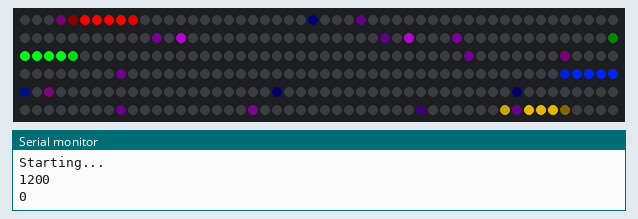
This sketch was run on a simulated Arduino Nano, built for the host (arithmetic inside an expression is 32-bit, double 64-bit). Shown: 300 RGB LEDs in strip order, left to right, continuing on the next row, the last lines printed to the serial monitor. Dim RGB values are drawn brighter than linear; random numbers use the default seed unless the sketch sets one.

Above: at 1.17 s.
At 5.83 s:
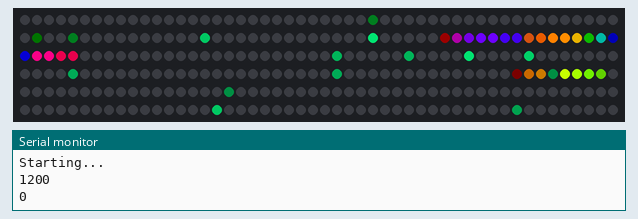
At 10.81 s:
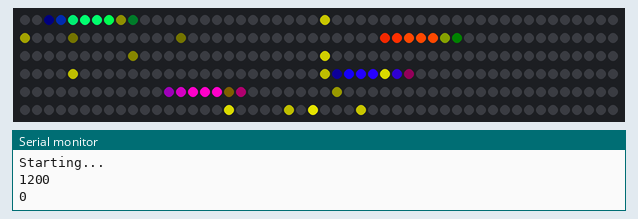
At 20.64 s:
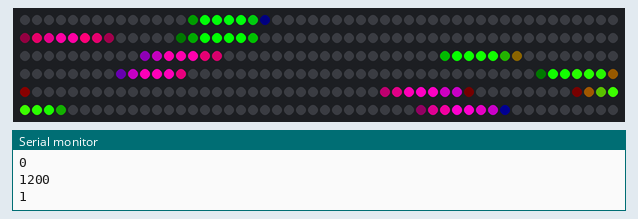
At 30.13 s:
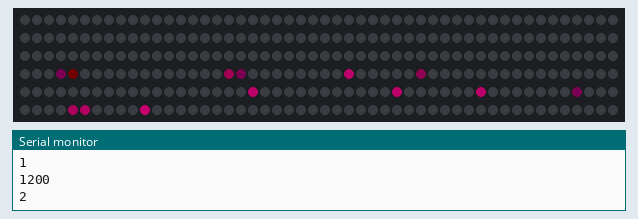
At 39.78 s:
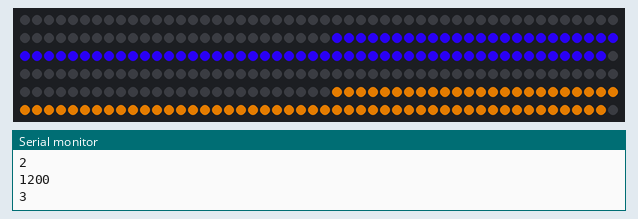

The sketch:

AnimationClassTest.ino
```cpp
/*
    Name:       AnimationClassTest.ino
    Created:	8/5/2018 11:12:26 PM
    Author:     DESKTOP-EE50DD5\pikip
*/
#include <FastLED.h>
#include "Animation.h"
#include "Mover.h"
#include "Strobe.h"
#include "Twinkle.h"
#include <MemoryFree.h>

#if FASTLED_VERSION < 3001000
#error "Requires FastLED 3.1 or later; check github for latest code."
#endif

// Fixed definitions cannot change on the fly.
#define DATA_PIN      12
#define COLOR_ORDER   GRB
#define LED_TYPE      WS2812B

#define ARRAY_SIZE(a)                               \
  ((sizeof(a) / sizeof(*(a))) /                     \
  static_cast<size_t>(!(sizeof(a) % sizeof(*(a)))))

const uint8_t FRAMES_PER_SECOND = 60;
const int NUM_LEDS = 300;

struct CRGB leds[NUM_LEDS];//Initialization Code

/*
Animation *animation2 = new Animation(160, 0, 255, 31, 60);
Animation *animation3 = new Animation(2, 0, 255, 61, 90);
Animation *animation4 = new Animation(160, 0, 255, 91, 120);
Animation *animation5 = new Animation(2, 0, 255, 121, 150);
*/
const int numAnimations = 10;
Animation* animation[numAnimations];

// List of patterns to cycle through.  Each is defined as a separate function below.

typedef void(*SimplePatternList[])(uint8_t segments, uint8_t numColors, uint8_t hueSpeed);
SimplePatternList gPatterns = { GummyWorm1 , GummyWorm2 , GummyWorm3, GummyWorm4 };

uint8_t gCurrentPatternNumber = 0; // Index number of which pattern is current

void setup(){

	Serial.begin(57600);
	delay(1000);
	pinMode(DATA_PIN, OUTPUT);
	// LED_TYPE,DATA_PIN,CLK_PIN,COLOR_ORDER
	LEDS.addLeds<LED_TYPE, DATA_PIN, COLOR_ORDER>(leds, NUM_LEDS);
	FastLED.setBrightness(255);

	Serial.println("Starting...");
	Serial.println(freeMemory());
	Serial.println(gCurrentPatternNumber);

	GummyWorm1(10, 5,2);
}

void loop(){

	EVERY_N_SECONDS(10) {

		nextPattern();

		for (int i = 0; i < numAnimations; i++) {
			if (animation[i] == NULL) {
			}
			else {
				delete animation[i];
				animation[i] = NULL;
			}
		}

		fadeToBlackBy(leds, NUM_LEDS, 255);


		gPatterns[gCurrentPatternNumber](10, 2, 1);

		Serial.println(freeMemory());
		Serial.println(gCurrentPatternNumber);
	}

	if (random8(0, 255) < 6) {
		animation[0]->Bounce();
	}


	for (int i = 0; i < numAnimations; i++) {
		if (animation[i] == NULL) {
		}
		else{
			animation[i]->SetSpeed(float(beatsin8(11,5,50)+ beatsin8(4, 5, 50)+ beatsin8(3, 5, 50) + beatsin8(7, 5, 50))/70);
			animation[i]->Update();
		}
	}

	//animation[0]->Display();

	// send the 'leds' array out to the actual LED strip
	FastLED.show();
	// insert a delay to keep the framerate modest
	FastLED.delay(1000 / FRAMES_PER_SECOND);


}

void nextPattern()
{
	// add one to the current pattern number, and wrap around at the end
	gCurrentPatternNumber = (gCurrentPatternNumber + 1) % ARRAY_SIZE(gPatterns);

}

void GummyWorm1(uint8_t segments, uint8_t numColors, uint8_t hueSpeed) {

	//Serial.println("Gummy Worm 1 Start");

	segments = 5;

	uint16_t border[numAnimations+1];

	animation[0] = new Mover(5,1.6,5,true);
	animation[1] = new Mover(295, -1.6, 5, true);
	animation[2] = new Mover(100, 1.6, 5, true);
	animation[3] = new Mover(200, -1.6, 5, true);
	animation[4] = new Twinkle(100, 20);

	for (int i = 0; i < segments + 1; i++) {
		border[i] = i*(((NUM_LEDS) / segments));
	}

	for (int i = 0; i < segments; i++) {
		//animation[i]->SetRange(border[i] + 1, border[i + 1]);
		animation[i]->SetHue(i*(255 / numColors));
	}

	//Serial.println("Gummy Worm 1 End");
}

void GummyWorm2(uint8_t segments, uint8_t numColors, uint8_t hueSpeed) {

	//Serial.println("Gummy Worm 2 Start");

	segments = numAnimations;

	uint16_t border[numAnimations + 1];


	animation[0] = new Mover(5, 1.6, 5, true);
	animation[1] = new Mover(5, 1.6, 5, true);
	animation[2] = new Mover(5, 1.6, 5, true);
	animation[3] = new Mover(5, 1.6, 5, true);
	animation[4] = new Mover(5, 1.6, 5, true);
	animation[5] = new Mover(295, -1.6, 5, true);
	animation[6] = new Mover(295, -1.6, 5, true);
	animation[7] = new Mover(295, -1.6, 5, true);
	animation[8] = new Mover(295, -1.6, 5, true);
	animation[9] = new Mover(295, -1.6, 5, true);


	for (int i = 0; i < segments + 1; i++) {
		border[i] = i*(((NUM_LEDS) / segments));
	}

	for (int i = 0; i < segments; i++) {
		animation[i]->SetRange(border[i] + 1, border[i + 1]);
		animation[i]->SetHue(i*(255 / numColors));
	}

}

void GummyWorm3(uint8_t segments, uint8_t numColors, uint8_t hueSpeed) {

	//Serial.println("Gummy Worm 3 Start");

	segments = 2;

	uint16_t border[numAnimations + 1];

	animation[0] = new Strobe(10,200);
	animation[1] = new Twinkle (50,20);
	//animation[2] = new Strobe(10, 200);
	//animation[3] = new Twinkle(50, 20);

	for (int i = 0; i < segments + 1; i++) {
		border[i] = i*(((NUM_LEDS) / segments));
	}

	for (int i = 0; i < segments; i++) {
		animation[i]->SetRange(border[i] + 1, border[i + 1]);
		animation[i]->SetHue(i*(255 / numColors));
	}

}

void GummyWorm4(uint8_t segments, uint8_t numColors, uint8_t hueSpeed) {

	//Serial.println("Gummy Worm 4 Start");

	segments = 4;

	uint16_t border[numAnimations + 1];

	for (int i = 0; i < segments + 1; i++) {
		border[i] = i*(((NUM_LEDS) / segments));
	}

	animation[0] = new Strobe(50,100);
	animation[1] = new Strobe(25, 150);
	animation[2] = new Strobe(10, 50);
	animation[3] = new Strobe(1, 10);

	for (int i = 0; i < segments; i++) {
		animation[i]->SetRange(border[i] + 1, border[i + 1]);
		animation[i]->SetHue(i*(255 / numColors));
	}

	//Serial.println("Gummy Worm 4 End");

}
```

Animation.cpp
```cpp
#include "Animation.h"

//Animation Class Constructors

Animation::Animation(){
	hue = 0;
	hueSpeed = 0;
	brightness = 128;
	rangeStart = 0;
	rangeEnd = NUM_LEDS - 1;

	prevHue = hue;
}

Animation::Animation(uint8_t newHue, uint8_t newHueSpeed){
	hue = newHue;
	hueSpeed = newHueSpeed;
	brightness = 255;
	rangeStart = 0;
	rangeEnd = NUM_LEDS - 1;

	prevHue = hue;
}

Animation::Animation(uint8_t newHue, uint8_t newHueSpeed, uint8_t newBrightness){
	hue = newHue;
	hueSpeed = newHueSpeed;
	brightness = newBrightness;
	rangeStart = 0;
	rangeEnd = NUM_LEDS - 1;

	prevHue = hue;
}

Animation::Animation(uint8_t newHue, uint8_t newHueSpeed, uint8_t newBrightness, uint16_t newRangeStart, uint16_t newRangeEnd){
	hue = newHue;
	hueSpeed = newHueSpeed;
	brightness = newBrightness;
	rangeStart = newRangeStart;
	rangeEnd = newRangeEnd;

	prevHue = hue;
}

Animation::~Animation(){

}

//Animation Class Get Functions

//Animation Class Set Functions

void Animation::SetHue(uint8_t newHue){
	prevHue = hue;
	hue = newHue;
}

void Animation::SetHue(uint8_t newHue, uint8_t newHueSpeed){
	prevHue = hue;
	hue = newHue;
	hueSpeed = newHueSpeed;
}

void Animation::SetBrightness(uint8_t newBrightness){
	brightness = newBrightness;
}

void Animation::SetRange(uint16_t newRangeStart, uint16_t newRangeEnd){
	rangeStart = newRangeStart;
	rangeEnd = newRangeEnd;
}

//Animation Class Utility Functions

void Animation::Update(){
	for (int i = rangeStart; i <= rangeEnd; i++) {
		leds[i] = CHSV(hue, 255, brightness);
		//leds[NUM_LEDS-i-1] = CHSV(hue, 255, brightness);
	}
	hue += hueSpeed;
}

void Animation::Display(){
	// send the 'leds' array out to the actual LED strip
	FastLED.show();
	// insert a delay to keep the framerate modest
	FastLED.delay(1000 / FRAMES_PER_SECOND);

	//fadeToBlackBy(leds, NUM_LEDS, 255);
}

void Animation::SetSpeed(float newSpeed)
{
}

void Animation::Bounce()
{
}
```

Animation.h
```cpp
#pragma once
#include <FastLED.h>
//#include "Mover.h"
//#include "Strobe.h"

extern const int NUM_LEDS;
extern const uint8_t FRAMES_PER_SECOND;
extern struct CRGB leds[];

class Animation
{
private:

protected:
	uint8_t hue;
	uint8_t hueSpeed;
	uint8_t brightness;

	uint16_t rangeStart;
	uint16_t rangeEnd;


	uint8_t prevHue;
public:

	Animation();
	Animation(uint8_t newHue, uint8_t newHueSpeed);
	Animation(uint8_t newHue, uint8_t newHueSpeed, uint8_t newBrightness);
	Animation(uint8_t newHue, uint8_t newHueSpeed, uint8_t newBrightness, uint16_t newRangeStart, uint16_t newRangeEnd);
	~Animation();

	void SetHue(uint8_t newHue);
	void SetHue(uint8_t newHue, uint8_t newHueSpeed);

	void SetBrightness(uint8_t newBrightness);

	void SetRange(uint16_t newRangeStart, uint16_t newRangeEnd);

	virtual void Update();
	void Display();

	virtual void SetSpeed(float newSpeed);

	virtual void Bounce();

};
```

Mover.cpp
```cpp
#include "Mover.h"

Mover::Mover(float newPosition, float newSpeed, float newSize, bool newBounce){

	position = newPosition;
	speed = newSpeed;
	size = newSize;
	bounce = newBounce;

	end1 = position - size / 2;
	end2 = position + size / 2;

	prevEnd1 = end1;
	prevEnd2 = end2;
	prevHue = hue;

	hue = 0;
	hueSpeed = 1;
	brightness = 255;
	rangeStart = 0;
	rangeEnd = NUM_LEDS-1;

}

Mover::~Mover(){
	ErasePrevFrame();
}

void Mover::Update(){

	ErasePrevFrame();
	UpdatePosition();
	Draw();

}

void Mover::SetSpeed(float newSpeed)
{
	if (speed < 0) {
		speed = -newSpeed;
	}
	else{
		speed = newSpeed;
	}
}

void Mover::Bounce()
{
	speed = -speed;
}


void Mover::ErasePrevFrame(){

	leds[(int)prevEnd1] -= CHSV(prevHue, 255, brightness*(1 - (prevEnd1 - (long)prevEnd1)));
	//leds[NUM_LEDS-(int)prevEnd1-1] -= CHSV(prevHue, 255, brightness*(1 - (prevEnd1 - (long)prevEnd1)));

	for (int i = prevEnd1 + 1; i < prevEnd2-1; i++){
		leds[i] -= CHSV(prevHue, 255, brightness);
		//leds[NUM_LEDS-i-1] -= CHSV(prevHue, 255, brightness);
	}

	leds[(int)prevEnd2] -= CHSV(prevHue, 255, brightness*(prevEnd2 - (long)prevEnd2));
	//leds[NUM_LEDS-(int)prevEnd2-1] -= CHSV(prevHue, 255, brightness*(prevEnd2 - (long)prevEnd2));

}

void Mover::UpdatePosition() {

	if (speed > 0 && end2 + speed + 1 > rangeEnd) {
		speed = -speed;
	}
	else if (speed < 0 && end1 < rangeStart) {
		speed = -speed;
	}

	position += speed;

	prevEnd1 = end1;
	prevEnd2 = end2;
	prevHue = hue;

	end1 = position - size / 2;
	end2 = position + size / 2;
	hue += hueSpeed;

}

void Mover::Draw(){

	leds[(int)end1] += CHSV(hue, 255, brightness*(1-(end1 - (long)end1)));
	//leds[NUM_LEDS-(int)end1-1] += CHSV(hue, 255, brightness*(1 - (end1 - (long)end1)));

	for (int i = end1 + 1; i < end2-1; i++) {
		leds[i] += CHSV(hue, 255, brightness);
		//leds[NUM_LEDS-i-1] += CHSV(hue, 255, brightness);
	}

	leds[(int)end2] += CHSV(hue, 255, brightness*(end2 - (long)end2));
	//leds[NUM_LEDS-(int)end2-1] += CHSV(hue, 255, brightness*(end2 - (long)end2));

}
```

Mover.h
```cpp
#pragma once
#include "Animation.h"
class Mover :
	public Animation
{
private:
	float position;
	float speed;
	float size;

	float end1;
	float end2;

	float prevEnd1;
	float prevEnd2;

	bool bounce;
public:
	Mover(float newPosition, float newSpeed, float newSize, bool newBounce);
	~Mover();

	void Update();

	void SetSpeed(float newSpeed);

	void Bounce();

	void ErasePrevFrame();
	void UpdatePosition();
	void Draw();
};
```

Strobe.cpp
```cpp
#include "Strobe.h"

Strobe::Strobe(long newOnTime, long newOffTime){
	onTime = newOnTime;
	offTime = newOffTime;

	hue = 120;
	prevHue = hue;
	hueSpeed = 1;
	brightness = 255;
	rangeStart = 0;
	rangeEnd = NUM_LEDS - 1;
}

Strobe::~Strobe(){
}

void Strobe::Update(){
	if (isOn && millis() - lastMillis > onTime) {
		ErasePrevFrame();
	}
	else if (isOn == false && millis() - lastMillis > offTime) {
		Draw();
	}
}

void Strobe::ErasePrevFrame(){
	for (int i = 0; i < NUM_LEDS - 1; i++) {
		leds[i] -= CHSV(prevHue, 255, brightness);
	}
	isOn = false;
	lastMillis = millis();
	hue += hueSpeed;
}

void Strobe::Draw(){
	for (int i = rangeStart; i < rangeEnd-1; i++) {
		leds[i] += CHSV(hue, 255, brightness);
	}
	//fill_solid(leds, NUM_LEDS, hue); // *** Sometimes was dimming
	isOn = true;
	lastMillis = millis();

	prevHue = hue;
}
```

Strobe.h
```cpp
#pragma once
#include "Animation.h"
class Strobe :
	public Animation
{
private:
	unsigned long onTime;
	unsigned long offTime;
	unsigned long lastMillis;

	bool isOn = true;
public:
	Strobe(long newOnTime, long newOffTime);
	~Strobe();

	void Update();

	void ErasePrevFrame();
	void Draw();
};
```

Twinkle.cpp
```cpp
#include "Twinkle.h"


Twinkle::Twinkle(uint8_t newRate, uint8_t newFade){
	rate = newRate;
	fade = newFade;

	for (int i = 0; i < 21; i++) {
		twinkles[i][0] = random16(rangeStart,rangeEnd);
		twinkles[i][1] = random8(0,brightness);
	}

	hue = 120;
	prevHue = hue;
	hueSpeed = 1;
	brightness = 255;
	rangeStart = 0;
	rangeEnd = NUM_LEDS - 1;
}

Twinkle::~Twinkle(){
}

void Twinkle::DimPrevFrame(){

	for (int i = 0; i < 21; i++) {
		if (twinkles[i][1] > 0) {
			if (twinkles[i][1] > fade) {
				twinkles[i][1] -= fade;
			}
			else {
				twinkles[i][1] = 0;
			}

			leds[twinkles[i][0]] = CHSV(hue, 255, twinkles[i][1]);
		}
	}

}

void Twinkle::Draw(){

	for (int i = 0; i < 21; i++) {
		leds[twinkles[i][0]] = CHSV(hue, 255, twinkles[i][1]);
	}

}

void Twinkle::Update(){

	DimPrevFrame();
	UpdateTwinkles();
	hue += hueSpeed;

}

void Twinkle::UpdateTwinkles(){

	for (int i = 0; i < 21; i++) {
		if (twinkles[i][1] == 0 && random8() < rate) {
			twinkles[i][0] = random(rangeStart, rangeEnd);
			twinkles[i][1] = brightness;

			leds[twinkles[i][0]] = CHSV(hue, 255, twinkles[i][1]);
		}
	}

}
```

Twinkle.h
```cpp
#pragma once
#include "Animation.h"
class Twinkle :
	public Animation
{
private:
	uint8_t rate;
	uint8_t fade;
	uint16_t twinkles[20][2];
public:
	Twinkle(uint8_t newRate,uint8_t newFade);
	~Twinkle();

	void DimPrevFrame();
	void Draw();

	void Update();

	void UpdateTwinkles();
};
```
